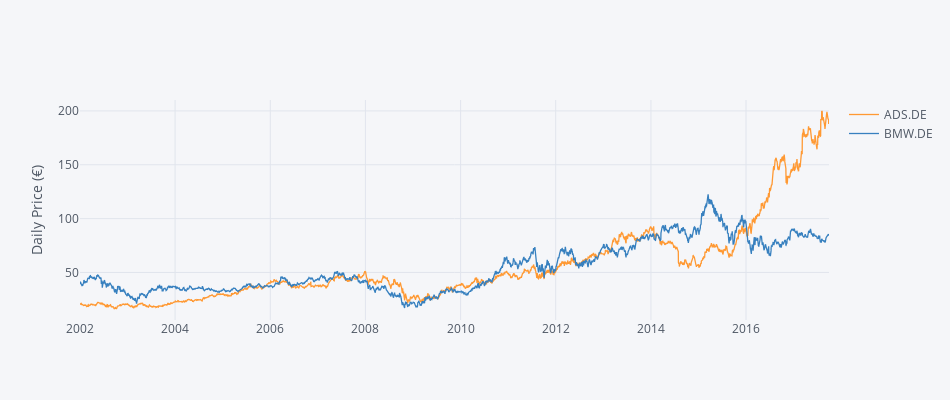

The cell this chart's notebook holds for it:
### Code cell
stock_data.iplot(dimensions=(950,400), yTitle='Daily Price (€)')

### Figure 1 — Plotly figure (JSON) as saved in the notebook; plotly's stock layout.template omitted (floating-point values rounded to 4 significant figures; data arrays with more than 128 entries replaced by an {"elided": "..."} marker saying what was removed)
{"data": [{"line": {"color": "rgba(255, 153, 51, 1.0)", "dash": "solid", "width": 1.3}, "mode": "lines", "name": "ADS.DE", "text": "", "type": "scatter", "x": {"elided": "4029 str values"}, "y": {"elided": "4029 float values"}}, {"line": {"color": "rgba(55, 128, 191, 1.0)", "dash": "solid", "width": 1.3}, "mode": "lines", "name": "BMW.DE", "text": "", "type": "scatter", "x": {"elided": "4029 str values"}, "y": {"elided": "4029 float values"}}], "layout": {"height": 400, "legend": {"bgcolor": "#F5F6F9", "font": {"color": "#4D5663"}}, "paper_bgcolor": "#F5F6F9", "plot_bgcolor": "#F5F6F9", "titlefont": {"color": "#4D5663"}, "width": 950, "xaxis1": {"gridcolor": "#E1E5ED", "showgrid": true, "tickfont": {"color": "#4D5663"}, "title": "", "titlefont": {"color": "#4D5663"}, "zerolinecolor": "#E1E5ED"}, "yaxis1": {"gridcolor": "#E1E5ED", "showgrid": true, "tickfont": {"color": "#4D5663"}, "title": "Daily Price (€)", "titlefont": {"color": "#4D5663"}, "zerolinecolor": "#E1E5ED"}}}
